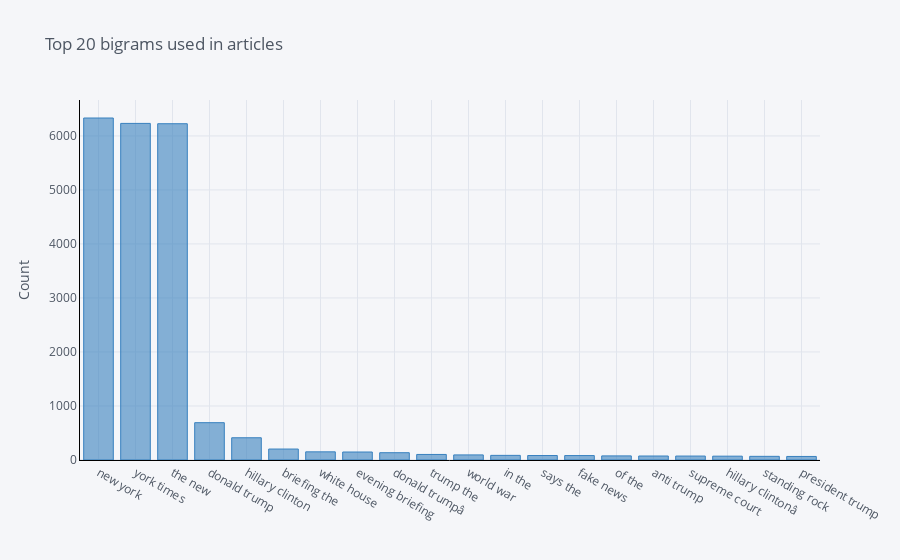

Here is the notebook cell this chart was saved with:
### Code cell
from sklearn.feature_extraction.text import CountVectorizer
from pandas import DataFrame
common_words = get_top_n_bigram(df['preprocessed_text'], 20)
df3 = pd.DataFrame(common_words, columns = ['words' ,'count'])
df3.groupby('words').sum()['count'].sort_values(ascending=False).iplot(
    kind='bar', yTitle='Count', linecolor='black', title='Top 20 bigrams used in articles', color='blue')

### Figure 1 — Plotly figure (JSON) as saved in the notebook; plotly's stock layout.template omitted (floating-point values rounded to 4 significant figures)
{"data": [{"marker": {"color": "rgba(55, 128, 191, 0.6)", "line": {"color": "rgba(55, 128, 191, 1.0)", "width": 1}}, "name": "count", "orientation": "v", "text": "", "type": "bar", "x": ["new york", "york times", "the new", "donald trump", "hillary clinton", "briefing the", "white house", "evening briefing", "donald trumpâ", "trump the", "world war", "in the", "says the", "fake news", "of the", "anti trump", "supreme court", "hillary clintonâ", "standing rock", "president trump"], "y": [6332, 6232, 6226, 691, 412, 203, 151, 148, 135, 103, 94, 86, 83, 82, 76, 74, 73, 71, 68, 66]}], "layout": {"legend": {"bgcolor": "#F5F6F9", "font": {"color": "#4D5663"}}, "paper_bgcolor": "#F5F6F9", "plot_bgcolor": "#F5F6F9", "title": {"font": {"color": "#4D5663"}, "text": "Top 20 bigrams used in articles"}, "xaxis": {"gridcolor": "#E1E5ED", "linecolor": "black", "showgrid": true, "tickfont": {"color": "#4D5663"}, "title": {"font": {"color": "#4D5663"}, "text": ""}, "zerolinecolor": "#E1E5ED"}, "yaxis": {"gridcolor": "#E1E5ED", "linecolor": "black", "showgrid": true, "tickfont": {"color": "#4D5663"}, "title": {"font": {"color": "#4D5663"}, "text": "Count"}, "zerolinecolor": "#E1E5ED"}}}
